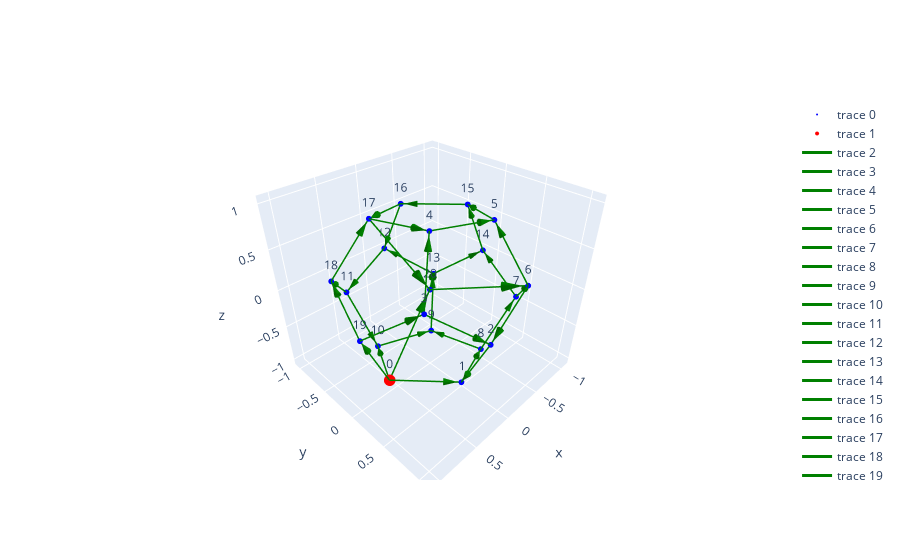

Here is the notebook cell this chart was saved with:
### Markdown cell above
Other edges are arranged appropriately by the GenIce-core.

### Code cell
import genice_core

# set orientations of the hydrogen bonds.
dg = genice_core.ice_graph(g, vertexPositions=pos, fixedEdges=nx.DiGraph(fixed))

draw_graph(g, pos, fixed=dg.edges(), dopant=[cation])

### Figure 1 — Plotly figure (JSON) as saved in the notebook; plotly's stock layout.template omitted (floating-point values rounded to 4 significant figures)
{"data": [{"marker": {"color": "blue", "size": 2}, "mode": "markers+text", "text": ["1", "2", "3", "4", "5", "6", "7", "8", "9", "10", "11", "12", "13", "14", "15", "16", "17", "18", "19", "20"], "textposition": "top center", "type": "scatter3d", "x": [0.2573, 0.213, 0.6771, 0.2937, -0.4041, -0.4537, -0.8241, -0.3851, -0.2971, 0.4002, 0.4485, -0.2118, -0.6732, -0.9989, -0.7397, -0.2544, 0.3914, 0.8212, 1.0, 0.0], "y": [0.7073, 0.9857, 0.6184, 0.2927, 0.4489, 0.8779, 0.5254, 0.4313, -0.2809, -0.4475, -0.885, -0.9866, -0.6186, -0.1205, -0.17, -0.7034, -0.4207, -0.5354, 0.1138, 0.0], "z": [-0.6719, -0.004569, 0.4079, 0.9292, 0.84, 0.2634, -0.253, -0.8272, -0.9274, -0.8395, -0.2598, 0.005588, -0.4111, 0.009532, 0.6815, 0.6747, 0.8271, 0.2505, -0.01129, 0.0]}, {"marker": {"color": "red", "size": 4}, "mode": "markers+text", "text": ["0"], "textposition": "top center", "type": "scatter3d", "x": [0.7399], "y": [0.1673], "z": [-0.6837]}, {"hoverinfo": "none", "line": {"color": "green", "width": 3}, "mode": "lines", "type": "scatter3d", "x": [0.7399, 0.2573], "y": [0.1673, 0.7073], "z": [-0.6837, -0.6719]}, {"hoverinfo": "none", "line": {"color": "green", "width": 3}, "mode": "lines", "type": "scatter3d", "x": [0.7399, 1], "y": [0.1673, 0.1138], "z": [-0.6837, -0.01129]}, {"hoverinfo": "none", "line": {"color": "green", "width": 3}, "mode": "lines", "type": "scatter3d", "x": [0.7399, 0.4002], "y": [0.1673, -0.4475], "z": [-0.6837, -0.8395]}, {"hoverinfo": "none", "line": {"color": "green", "width": 3}, "mode": "lines", "type": "scatter3d", "x": [0.7399, 0], "y": [0.1673, 0], "z": [-0.6837, 0]}, {"hoverinfo": "none", "line": {"color": "green", "width": 3}, "mode": "lines", "type": "scatter3d", "x": [0.2573, -0.3851], "y": [0.7073, 0.4313], "z": [-0.6719, -0.8272]}, {"hoverinfo": "none", "line": {"color": "green", "width": 3}, "mode": "lines", "type": "scatter3d", "x": [1, 0.8212], "y": [0.1138, -0.5354], "z": [-0.01129, 0.2505]}, {"hoverinfo": "none", "line": {"color": "green", "width": 3}, "mode": "lines", "type": "scatter3d", "x": [1, 0.6771], "y": [0.1138, 0.6184], "z": [-0.01129, 0.4079]}, {"hoverinfo": "none", "line": {"color": "green", "width": 3}, "mode": "lines", "type": "scatter3d", "x": [0.4002, -0.2971], "y": [-0.4475, -0.2809], "z": [-0.8395, -0.9274]}, {"hoverinfo": "none", "line": {"color": "green", "width": 3}, "mode": "lines", "type": "scatter3d", "x": [0, -0.6732], "y": [0, -0.6186], "z": [0, -0.4111]}, {"hoverinfo": "none", "line": {"color": "green", "width": 3}, "mode": "lines", "type": "scatter3d", "x": [0, -0.4537], "y": [0, 0.8779], "z": [0, 0.2634]}, {"hoverinfo": "none", "line": {"color": "green", "width": 3}, "mode": "lines", "type": "scatter3d", "x": [-0.3851, -0.2971], "y": [0.4313, -0.2809], "z": [-0.8272, -0.9274]}, {"hoverinfo": "none", "line": {"color": "green", "width": 3}, "mode": "lines", "type": "scatter3d", "x": [-0.3851, -0.8241], "y": [0.4313, 0.5254], "z": [-0.8272, -0.253]}, {"hoverinfo": "none", "line": {"color": "green", "width": 3}, "mode": "lines", "type": "scatter3d", "x": [-0.2971, -0.6732], "y": [-0.2809, -0.6186], "z": [-0.9274, -0.4111]}, {"hoverinfo": "none", "line": {"color": "green", "width": 3}, "mode": "lines", "type": "scatter3d", "x": [-0.6732, -0.2118], "y": [-0.6186, -0.9866], "z": [-0.4111, 0.005588]}, {"hoverinfo": "none", "line": {"color": "green", "width": 3}, "mode": "lines", "type": "scatter3d", "x": [-0.6732, -0.9989], "y": [-0.6186, -0.1205], "z": [-0.4111, 0.009532]}, {"hoverinfo": "none", "line": {"color": "green", "width": 3}, "mode": "lines", "type": "scatter3d", "x": [-0.2118, 0.4485], "y": [-0.9866, -0.885], "z": [0.005588, -0.2598]}, {"hoverinfo": "none", "line": {"color": "green", "width": 3}, "mode": "lines", "type": "scatter3d", "x": [-0.9989, -0.7397], "y": [-0.1205, -0.17], "z": [0.009532, 0.6815]}, {"hoverinfo": "none", "line": {"color": "green", "width": 3}, "mode": "lines", "type": "scatter3d", "x": [0.8212, 0.3914], "y": [-0.5354, -0.4207], "z": [0.2505, 0.8271]}, {"hoverinfo": "none", "line": {"color": "green", "width": 3}, "mode": "lines", "type": "scatter3d", "x": [0.3914, 0], "y": [-0.4207, 0], "z": [0.8271, 0]}, {"hoverinfo": "none", "line": {"color": "green", "width": 3}, "mode": "lines", "type": "scatter3d", "x": [0.3914, 0.2937], "y": [-0.4207, 0.2927], "z": [0.8271, 0.9292]}, {"hoverinfo": "none", "line": {"color": "green", "width": 3}, "mode": "lines", "type": "scatter3d", "x": [-0.4537, -0.4041], "y": [0.8779, 0.4489], "z": [0.2634, 0.84]}, {"hoverinfo": "none", "line": {"color": "green", "width": 3}, "mode": "lines", "type": "scatter3d", "x": [-0.4537, 0.213], "y": [0.8779, 0.9857], "z": [0.2634, -0.004569]}, {"hoverinfo": "none", "line": {"color": "green", "width": 3}, "mode": "lines", "type": "scatter3d", "x": [-0.4041, -0.7397], "y": [0.4489, -0.17], "z": [0.84, 0.6815]}, {"hoverinfo": "none", "line": {"color": "green", "width": 3}, "mode": "lines", "type": "scatter3d", "x": [-0.7397, -0.2544], "y": [-0.17, -0.7034], "z": [0.6815, 0.6747]}, {"hoverinfo": "none", "line": {"color": "green", "width": 3}, "mode": "lines", "type": "scatter3d", "x": [-0.8241, -0.4537], "y": [0.5254, 0.8779], "z": [-0.253, 0.2634]}, {"hoverinfo": "none", "line": {"color": "green", "width": 3}, "mode": "lines", "type": "scatter3d", "x": [-0.8241, -0.9989], "y": [0.5254, -0.1205], "z": [-0.253, 0.009532]}, {"hoverinfo": "none", "line": {"color": "green", "width": 3}, "mode": "lines", "type": "scatter3d", "x": [0.213, 0.2573], "y": [0.9857, 0.7073], "z": [-0.004569, -0.6719]}, {"hoverinfo": "none", "line": {"color": "green", "width": 3}, "mode": "lines", "type": "scatter3d", "x": [0.6771, 0.2937], "y": [0.6184, 0.2927], "z": [0.4079, 0.9292]}, {"hoverinfo": "none", "line": {"color": "green", "width": 3}, "mode": "lines", "type": "scatter3d", "x": [0.6771, 0.213], "y": [0.6184, 0.9857], "z": [0.4079, -0.004569]}, {"hoverinfo": "none", "line": {"color": "green", "width": 3}, "mode": "lines", "type": "scatter3d", "x": [0.2937, -0.4041], "y": [0.2927, 0.4489], "z": [0.9292, 0.84]}, {"hoverinfo": "none", "line": {"color": "green", "width": 3}, "mode": "lines", "type": "scatter3d", "x": [-0.2544, 0.3914], "y": [-0.7034, -0.4207], "z": [0.6747, 0.8271]}, {"hoverinfo": "none", "line": {"color": "green", "width": 3}, "mode": "lines", "type": "scatter3d", "x": [-0.2544, -0.2118], "y": [-0.7034, -0.9866], "z": [0.6747, 0.005588]}, {"hoverinfo": "none", "line": {"color": "green", "width": 3}, "mode": "lines", "type": "scatter3d", "x": [0.4485, 0.4002], "y": [-0.885, -0.4475], "z": [-0.2598, -0.8395]}, {"hoverinfo": "none", "line": {"color": "green", "width": 3}, "mode": "lines", "type": "scatter3d", "x": [0.4485, 0.8212], "y": [-0.885, -0.5354], "z": [-0.2598, 0.2505]}, {"colorscale": [[0, "green"], [1, "green"]], "showscale": false, "type": "cone", "u": [-0.1931], "v": [0.216], "w": [0.004718], "x": [0.3538], "y": [0.5993], "z": [-0.6742]}, {"colorscale": [[0, "green"], [1, "green"]], "showscale": false, "type": "cone", "u": [0.104], "v": [-0.02141], "w": [0.269], "x": [0.948], "y": [0.1245], "z": [-0.1458]}, {"colorscale": [[0, "green"], [1, "green"]], "showscale": false, "type": "cone", "u": [-0.1359], "v": [-0.2459], "w": [-0.06231], "x": [0.4682], "y": [-0.3245], "z": [-0.8083]}, {"colorscale": [[0, "green"], [1, "green"]], "showscale": false, "type": "cone", "u": [-0.296], "v": [-0.06692], "w": [0.2735], "x": [0.148], "y": [0.03346], "z": [-0.1367]}, {"colorscale": [[0, "green"], [1, "green"]], "showscale": false, "type": "cone", "u": [-0.257], "v": [-0.1104], "w": [-0.06214], "x": [-0.2566], "y": [0.4865], "z": [-0.7962]}, {"colorscale": [[0, "green"], [1, "green"]], "showscale": false, "type": "cone", "u": [-0.07154], "v": [-0.2597], "w": [0.1047], "x": [0.8569], "y": [-0.4056], "z": [0.1981]}, {"colorscale": [[0, "green"], [1, "green"]], "showscale": false, "type": "cone", "u": [-0.1292], "v": [0.2019], "w": [0.1677], "x": [0.7417], "y": [0.5175], "z": [0.324]}, {"colorscale": [[0, "green"], [1, "green"]], "showscale": false, "type": "cone", "u": [-0.2789], "v": [0.06666], "w": [-0.03518], "x": [-0.1576], "y": [-0.3142], "z": [-0.9098]}, {"colorscale": [[0, "green"], [1, "green"]], "showscale": false, "type": "cone", "u": [-0.2693], "v": [-0.2474], "w": [-0.1644], "x": [-0.5386], "y": [-0.4949], "z": [-0.3289]}, {"colorscale": [[0, "green"], [1, "green"]], "showscale": false, "type": "cone", "u": [-0.1815], "v": [0.3511], "w": [0.1054], "x": [-0.3629], "y": [0.7023], "z": [0.2107]}, {"colorscale": [[0, "green"], [1, "green"]], "showscale": false, "type": "cone", "u": [0.0352], "v": [-0.2849], "w": [-0.04008], "x": [-0.3147], "y": [-0.1384], "z": [-0.9074]}, {"colorscale": [[0, "green"], [1, "green"]], "showscale": false, "type": "cone", "u": [-0.1756], "v": [0.03761], "w": [0.2297], "x": [-0.7363], "y": [0.5066], "z": [-0.3678]}, {"colorscale": [[0, "green"], [1, "green"]], "showscale": false, "type": "cone", "u": [-0.1504], "v": [-0.1351], "w": [0.2065], "x": [-0.598], "y": [-0.5511], "z": [-0.5143]}, {"colorscale": [[0, "green"], [1, "green"]], "showscale": false, "type": "cone", "u": [0.1846], "v": [-0.1472], "w": [0.1667], "x": [-0.304], "y": [-0.913], "z": [-0.07774]}, {"colorscale": [[0, "green"], [1, "green"]], "showscale": false, "type": "cone", "u": [-0.1303], "v": [0.1993], "w": [0.1682], "x": [-0.9338], "y": [-0.2201], "z": [-0.07459]}, {"colorscale": [[0, "green"], [1, "green"]], "showscale": false, "type": "cone", "u": [0.2641], "v": [0.04067], "w": [-0.1062], "x": [0.3164], "y": [-0.9053], "z": [-0.2067]}, {"colorscale": [[0, "green"], [1, "green"]], "showscale": false, "type": "cone", "u": [0.1037], "v": [-0.01979], "w": [0.2688], "x": [-0.7916], "y": [-0.1601], "z": [0.5471]}, {"colorscale": [[0, "green"], [1, "green"]], "showscale": false, "type": "cone", "u": [-0.1719], "v": [0.04588], "w": [0.2306], "x": [0.4773], "y": [-0.4436], "z": [0.7118]}, {"colorscale": [[0, "green"], [1, "green"]], "showscale": false, "type": "cone", "u": [-0.1565], "v": [0.1683], "w": [-0.3308], "x": [0.07827], "y": [-0.08414], "z": [0.1654]}, {"colorscale": [[0, "green"], [1, "green"]], "showscale": false, "type": "cone", "u": [-0.03905], "v": [0.2854], "w": [0.04084], "x": [0.3132], "y": [0.15], "z": [0.9088]}, {"colorscale": [[0, "green"], [1, "green"]], "showscale": false, "type": "cone", "u": [0.01983], "v": [-0.1716], "w": [0.2306], "x": [-0.414], "y": [0.5347], "z": [0.7247]}, {"colorscale": [[0, "green"], [1, "green"]], "showscale": false, "type": "cone", "u": [0.2667], "v": [0.04313], "w": [-0.1072], "x": [0.07966], "y": [0.9641], "z": [0.04902]}, {"colorscale": [[0, "green"], [1, "green"]], "showscale": false, "type": "cone", "u": [-0.1342], "v": [-0.2475], "w": [-0.06338], "x": [-0.6726], "y": [-0.0462], "z": [0.7132]}, {"colorscale": [[0, "green"], [1, "green"]], "showscale": false, "type": "cone", "u": [0.1941], "v": [-0.2134], "w": [-0.002723], "x": [-0.3515], "y": [-0.5967], "z": [0.6761]}, {"colorscale": [[0, "green"], [1, "green"]], "showscale": false, "type": "cone", "u": [0.1482], "v": [0.141], "w": [0.2066], "x": [-0.5278], "y": [0.8074], "z": [0.1601]}, {"colorscale": [[0, "green"], [1, "green"]], "showscale": false, "type": "cone", "u": [-0.06992], "v": [-0.2583], "w": [0.105], "x": [-0.964], "y": [0.008685], "z": [-0.04297]}, {"colorscale": [[0, "green"], [1, "green"]], "showscale": false, "type": "cone", "u": [0.01772], "v": [-0.1113], "w": [-0.2669], "x": [0.2484], "y": [0.763], "z": [-0.5384]}, {"colorscale": [[0, "green"], [1, "green"]], "showscale": false, "type": "cone", "u": [-0.1533], "v": [-0.1303], "w": [0.2085], "x": [0.3704], "y": [0.3578], "z": [0.8249]}, {"colorscale": [[0, "green"], [1, "green"]], "showscale": false, "type": "cone", "u": [-0.1856], "v": [0.1469], "w": [-0.165], "x": [0.3058], "y": [0.9122], "z": [0.07792]}, {"colorscale": [[0, "green"], [1, "green"]], "showscale": false, "type": "cone", "u": [-0.2791], "v": [0.06247], "w": [-0.03568], "x": [-0.2645], "y": [0.4176], "z": [0.8578]}, {"colorscale": [[0, "green"], [1, "green"]], "showscale": false, "type": "cone", "u": [0.2583], "v": [0.1131], "w": [0.06094], "x": [0.2622], "y": [-0.4773], "z": [0.7966]}, {"colorscale": [[0, "green"], [1, "green"]], "showscale": false, "type": "cone", "u": [0.01706], "v": [-0.1133], "w": [-0.2677], "x": [-0.2203], "y": [-0.93], "z": [0.1394]}, {"colorscale": [[0, "green"], [1, "green"]], "showscale": false, "type": "cone", "u": [-0.01929], "v": [0.175], "w": [-0.2319], "x": [0.4099], "y": [-0.535], "z": [-0.7235]}, {"colorscale": [[0, "green"], [1, "green"]], "showscale": false, "type": "cone", "u": [0.1491], "v": [0.1398], "w": [0.2041], "x": [0.7466], "y": [-0.6053], "z": [0.1484]}], "layout": {}}
